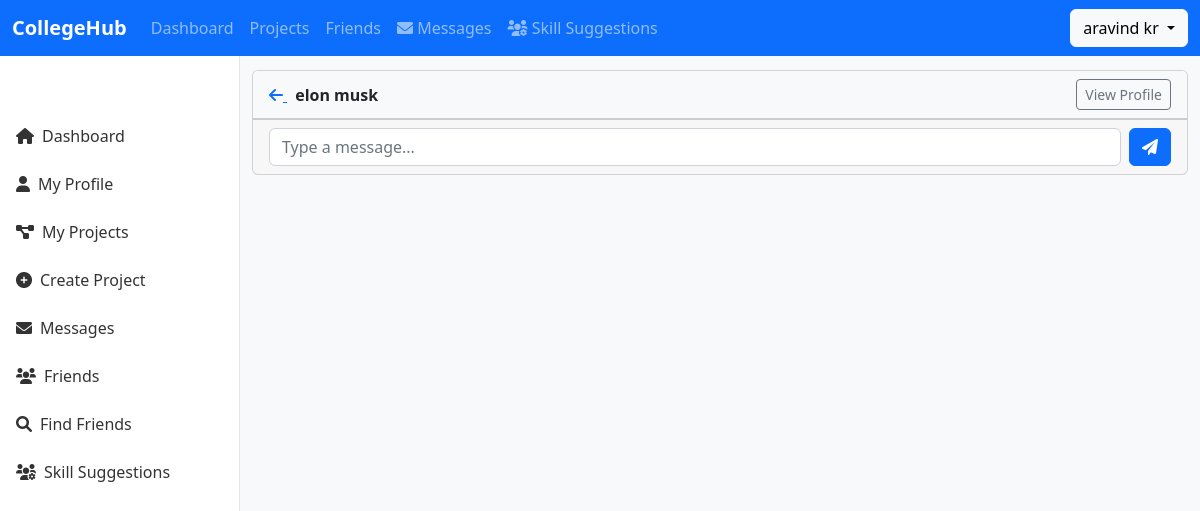
The page /messages/2 (signed in) on the database its author committed.
### app.py (models this page shows, shortened)
class User(UserMixin, db.Model):
    id = db.Column(db.Integer, primary_key=True)
    first_name = db.Column(db.String(150), nullable=False)
    last_name = db.Column(db.String(150), nullable=False)
    email = db.Column(db.String(120), unique=True, nullable=False)
    password = db.Column(db.String(255), nullable=False)
    profile_picture = db.Column(db.String(255))
    bio = db.Column(db.String(500))
    college = db.Column(db.String(200))
    github = db.Column(db.String(255))
    linkedin = db.Column(db.String(255))
    profile_visibility = db.Column(db.String(20), default='public')
    friend_request_setting = db.Column(db.String(20), default='everyone')
    owned_projects = db.relationship('Project', back_populates='owner')
    joined_projects = db.relationship('Project',
                                     secondary='project_members',
                                     primaryjoin="User.id == ProjectMember.user_id",
                                     secondaryjoin="ProjectMember.project_id == Project.id",
                                     viewonly=True)
    skills = db.Column(db.Text)

### app.py (the view, shortened to what this page needs)
@app.route('/messages/<int:user_id>', methods=['GET', 'POST'])
@login_required
def conversation(user_id):
    other_user = User.query.get_or_404(user_id)
    sent_messages = Message.query.filter_by(
        sender_id=current_user.id,
        recipient_id=user_id
    ).order_by(Message.timestamp).all()
    received_messages = Message.query.filter_by(
        sender_id=user_id,
        recipient_id=current_user.id
    ).order_by(Message.timestamp).all()
    for message in received_messages:
        if not message.is_read:
            message.is_read = True
    db.session.commit()
    all_messages = sorted(sent_messages + received_messages, key=lambda x: x.timestamp)
    return render_template(
        'messages/conversation.html',
        other_user=other_user,
        messages=all_messages
    )

### app.py (called while the page is built)
@login_manager.user_loader
def load_user(user_id):
    user = db.session.get(User, user_id)
    return user

### templates/messages/conversation.html (shortened to what this page needs)
{% extends 'base.html' %}
{% block content %}
    <div class="row">
        <div class="col-12">
            <div class="card">
                <div class="card-header bg-light d-flex justify-content-between align-items-center">
                    <div>
                        <a href="{{ url_for('messages') }}" class="me-2">
                            <i class="fas fa-arrow-left"></i>
                        </a>
                        <span class="fw-bold">{{ other_user.first_name }} {{ other_user.last_name }}</span>
                    </div>
                    <a href="{{ url_for('profile', user_id=other_user.id) }}" class="btn btn-sm btn-outline-secondary">
                        View Profile
                    </a>
                </div>
                <div class="card-footer">
                    <form method="POST" class="d-flex">
                        <input type="text" name="message" class="form-control me-2" placeholder="Type a message..." required autofocus>
                        <button type="submit" class="btn btn-primary">
                            <i class="fas fa-paper-plane"></i>
                        </button>
                    </form>
                </div>
            </div>
        </div>
    </div>
</div>
{% endblock %}

### templates/base.html (shortened to what this page needs)
<!DOCTYPE html>
<html lang="en">
<head>
    <link href="https://cdn.jsdelivr.net/npm/bootstrap@5.2.3/dist/css/bootstrap.min.css" rel="stylesheet">
    <link rel="stylesheet" href="https://cdnjs.cloudflare.com/ajax/libs/font-awesome/6.0.0/css/all.min.css">
</head>
<body>
    <nav class="navbar navbar-expand-lg navbar-dark bg-primary fixed-top">
        <div class="container-fluid">
            <a class="navbar-brand" href="{{ url_for('dashboard') }}">CollegeHub</a>
            <div class="collapse navbar-collapse" id="navbarSupportedContent">
                <ul class="navbar-nav me-auto mb-2 mb-lg-0">
                    <li class="nav-item">
                        <a class="nav-link" href="{{ url_for('dashboard') }}">Dashboard</a>
                    </li>
                    <li class="nav-item">
                        <a class="nav-link" href="{{ url_for('my_projects') }}">Projects</a>
                    </li>
                    <li class="nav-item">
                        <a class="nav-link" href="{{ url_for('friends') }}">Friends</a>
                    </li>
                    <li class="nav-item">
                        <a class="nav-link position-relative" href="{{ url_for('messages') }}">
                            <i class="fas fa-envelope"></i> Messages
                        </a>
                    </li>
                    <li class="nav-item">
                        <a class="nav-link" href="{{ url_for('skill_suggestions') }}">
                            <i class="fas fa-users-cog"></i> Skill Suggestions
                        </a>
                    </li>
                </ul>
                <div class="d-flex">
                    <div class="dropdown">
                        <button class="btn btn-light dropdown-toggle" type="button" id="dropdownMenuButton" data-bs-toggle="dropdown" aria-expanded="false">
                            {{ current_user.first_name }} {{ current_user.last_name }}
                        </button>
                    </div>
                </div>
            </div>
        </div>
    </nav>
    <div class="sidebar d-none d-md-block">
        <div class="sidebar-sticky">
            <ul class="nav flex-column">
                <li class="nav-item">
                    <a class="nav-link" href="{{ url_for('dashboard') }}">
                        <i class="fas fa-home me-2"></i>Dashboard
                    </a>
                </li>
                <li class="nav-item">
                    <a class="nav-link" href="{{ url_for('profile') }}">
                        <i class="fas fa-user me-2"></i>My Profile
                    </a>
                </li>
                <li class="nav-item">
                    <a class="nav-link" href="{{ url_for('my_projects') }}">
                        <i class="fas fa-project-diagram me-2"></i>My Projects
                    </a>
                </li>
                <li class="nav-item">
                    <a class="nav-link" href="{{ url_for('create_project') }}">
                        <i class="fas fa-plus-circle me-2"></i>Create Project
                    </a>
                </li>
                <li class="nav-item">
                    <a class="nav-link position-relative" href="{{ url_for('messages') }}">
                        <i class="fas fa-envelope me-2"></i>Messages
                    </a>
                </li>
                <li class="nav-item">
                    <a class="nav-link" href="{{ url_for('friends') }}">
                        <i class="fas fa-users me-2"></i>Friends
                    </a>
                </li>
                <li class="nav-item">
                    <a class="nav-link" href="{{ url_for('search_friends') }}">
                        <i class="fas fa-search me-2"></i>Find Friends
                    </a>
                </li>
                <li class="nav-item">
                    <a class="nav-link" href="{{ url_for('skill_suggestions') }}">
                        <i class="fas fa-users-cog me-2"></i>Skill Suggestions
                    </a>
                </li>
            </ul>
        </div>
    </div>
    <main role="main">
        <div class="container-fluid">
            {% block content %}{% endblock %}
    </main>
</body>
</html>

### templates/base.html (style rules this page uses)
body { background-color: #f8f9fa; }
.navbar-brand { font-weight: bold; }
.nav-link { font-weight: 500; }
.sidebar { position: fixed; top: 56px; bottom: 0; left: 0; z-index: 100; padding: 48px 0 0; box-shadow: inset -1px 0 0 rgba(0, 0, 0, .1); background-color: #fff; }
.sidebar-sticky { position: relative; top: 0; height: calc(100vh - 48px); padding-top: .5rem; overflow-x: hidden; overflow-y: auto; }
.sidebar .nav-link { font-weight: 500; color: #333; padding: .75rem 1rem; }
main { padding-top: 70px; }
@media (min-width: 768px) { main { padding-left: 240px; } }
@media (min-width: 768px) { .sidebar { width: 240px; } }

### rows shown on the page
User: first_name "aravind", last_name "kr"
User: first_name "elon", last_name "musk"
